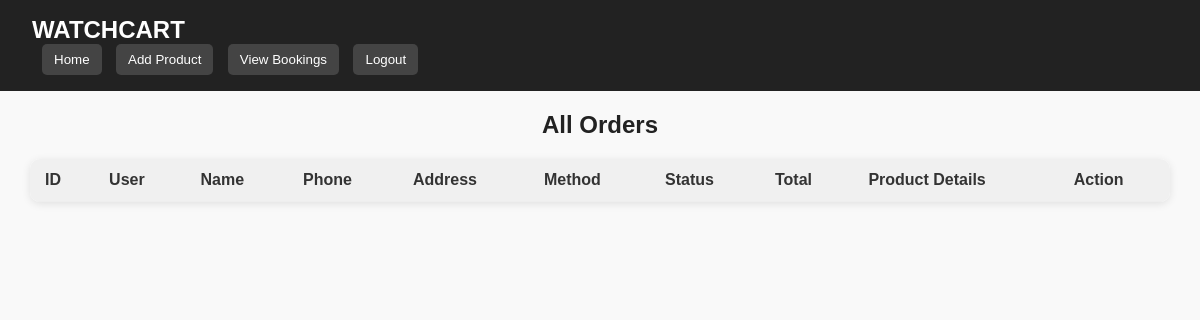
Page /adminbookings/ on the earlier database version.
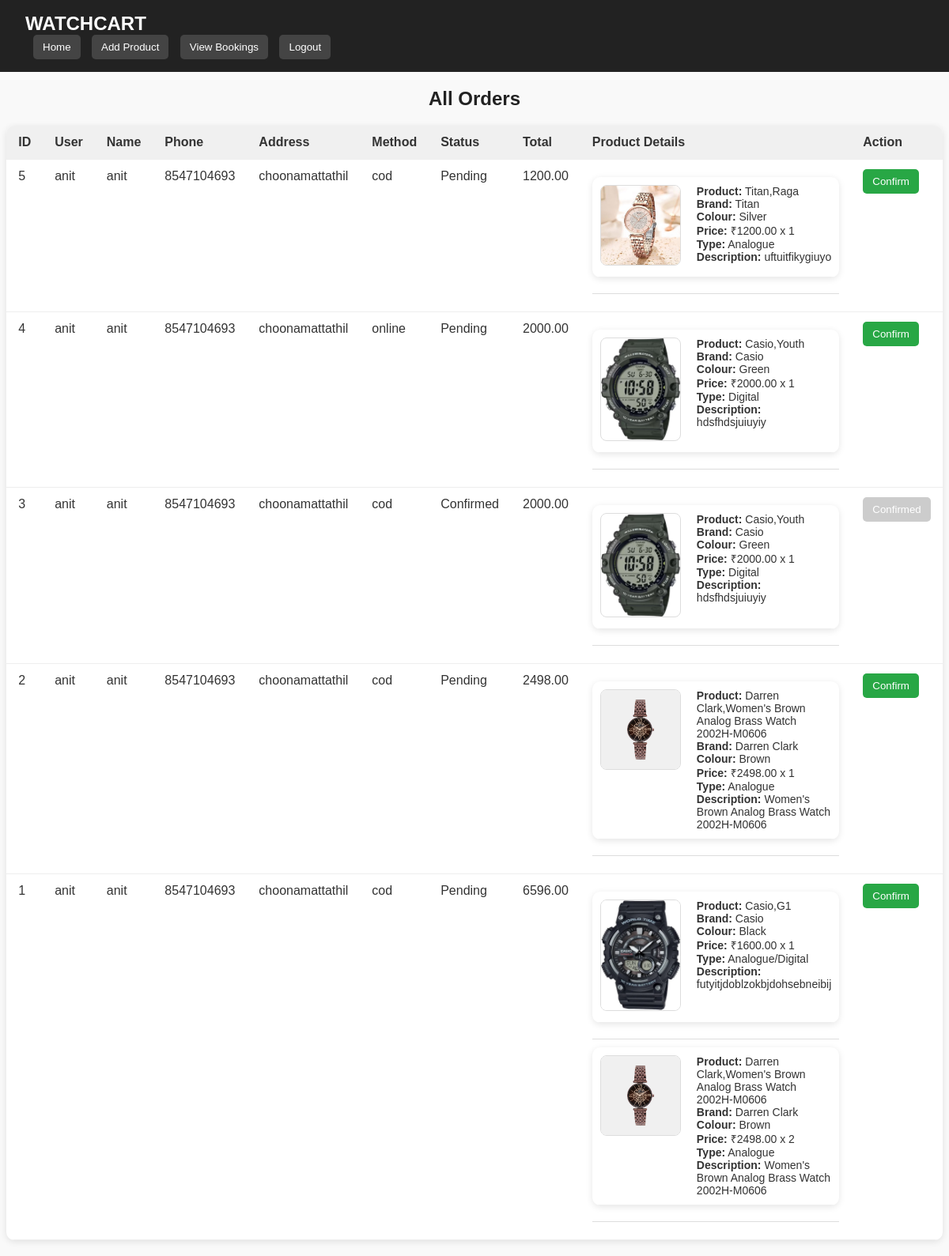
Same page on the later database version.
### eapp/models.py (models this page shows, shortened)
class Order(models.Model):
    PAYMENT_METHODS = [
        ('online', 'Online Payment'),
        ('cod', 'Cash on Delivery'),
    ]
    STATUS_CHOICES = [
        ('Pending', 'Pending'),
        ('Confirmed', 'Confirmed'),
    ]
    user = models.ForeignKey(User, on_delete=models.CASCADE)
    name = models.CharField(max_length=255, blank=True)
    phone = models.CharField(max_length=15, blank=True)
    shipping_address = models.TextField()
    payment_method = models.CharField(max_length=20, choices=PAYMENT_METHODS)
    total_price = models.DecimalField(max_digits=10, decimal_places=2)
    date_ordered = models.DateTimeField(auto_now_add=True)
    is_paid = models.BooleanField(default=False)
    status = models.CharField(max_length=20, choices=STATUS_CHOICES, default='Pending')  # ✅ New field

class OrderItem(models.Model):
    order = models.ForeignKey(Order, on_delete=models.CASCADE, related_name='items')
    product = models.ForeignKey(Product, on_delete=models.CASCADE)
    quantity = models.PositiveIntegerField(default=1)

class Product(models.Model):
    GENDER_CHOICES = [
        ('Female', 'Female'),
        ('Male', 'Male'),
        ('Unisex', 'Unisex'),
    ]
    TYPE_CHOICES = [
        ('Analogue', 'Analogue'),
        ('Digital', 'Digital'),
        ('Analogue/Digital', 'Analogue/Digital'),
    ]
    name = models.CharField(max_length=255)
    colour = models.CharField(max_length=100)
    price = models.DecimalField(max_digits=10, decimal_places=2)
    offerprice = models.DecimalField(max_digits=10, decimal_places=2)
    description = models.TextField()
    gender = models.CharField(max_length=10, choices=GENDER_CHOICES, null=True, blank=True)
    type = models.CharField(max_length=20, choices=TYPE_CHOICES, null=True, blank=True)
    brand = models.CharField(max_length=100)
    quantity = models.IntegerField(default=0)
    image = models.ImageField(upload_to='products/')
    image1 = models.ImageField(upload_to='products/', blank=True, null=True)
    image2 = models.ImageField(upload_to='products/', blank=True, null=True)
    image3 = models.ImageField(upload_to='products/', blank=True, null=True)
    image4 = models.ImageField(upload_to='products/', blank=True, null=True)
    image5 = models.ImageField(upload_to='products/', blank=True, null=True)

### eapp/views.py (the view)
# urls.py: path('adminbookings/', views.admin_bookings, name='admin_bookings'),
def admin_bookings(request):
    if request.method == 'POST':
        order_id = request.POST.get('order_id')
        order = get_object_or_404(Order, id=order_id)
        order.status = 'Confirmed'
        order.save()
        return redirect('admin_bookings')
    orders = Order.objects.all().order_by('-date_ordered')
    return render(request, 'admin_bookings.html', {'orders': orders})

### templates/admin_bookings.html (shortened to what this page needs)
{% load static %}
<!DOCTYPE html>
<html lang="en">
<head>
    <link rel="stylesheet" href="{% static 'css/bookings.css' %}">
</head>
<body>
    <nav class="navbar">
        <div class="container">
            <a class="navbar-brand" href="#">WATCHCART</a>
            <div class="nav-links">
                <a href="{% url 'firstpage' %}"><button>Home</button></a>
                <a href="{% url 'add_product' %}"><button>Add Product</button></a>
                <a href="{% url 'admin_bookings' %}"><button>View Bookings</button></a>
                <a href="{% url 'logout' %}"><button>Logout</button></a>
            </div>
        </div>
    </nav>
    <h2>All Orders</h2>
    <table>
        <tr>
            <th>ID</th>
            <th>User</th>
            <th>Name</th>
            <th>Phone</th>
            <th>Address</th>
            <th>Method</th>
            <th>Status</th>
            <th>Total</th>
            <th>Product Details</th>
            <th>Action</th>
        </tr>
        {% for order in orders %}
        <tr>
            <td>{{ order.id }}</td>
            <td>{{ order.user.username }}</td>
            <td>{{ order.name }}</td>
            <td>{{ order.phone }}</td>
            <td>{{ order.shipping_address }}</td>
            <td>{{ order.payment_method }}</td>
            <td>{{ order.status }}</td>
            <td>{{ order.total_price }}</td>
            <td>
                {% for item in order.items.all %}
                <table class="product-table">
                    <tr>
                        <td class="product-image-cell">
                            <img src="{{ item.product.image.url }}" alt="{{ item.product.name }}" class="product-image">
                        </td>
                        <td class="product-info-cell">
                            <strong>Product:</strong> {{ item.product.name }} <br>
                            <strong>Brand:</strong> {{ item.product.brand }} <br>
                            <strong>Colour:</strong> {{ item.product.colour }} <br>
                            <strong>Price:</strong> ₹{{ item.product.offerprice }} x {{ item.quantity }} <br>
                            <strong>Type:</strong> {{ item.product.type }} <br>
                            <strong>Description:</strong> {{ item.product.description }} <br>
                        </td>
                    </tr>
                </table>
                <hr>
                {% endfor %}
            </td>
            <td>
                {% if order.status == "Pending" %}
                <form method="POST">
                    <button type="submit" class="btn">Confirm</button>
                </form>
                {% else %}
                <button class="btn" disabled>Confirmed</button>
                {% endif %}
            </td>
        </tr>
        {% endfor %}
    </table>
</body>
</html>

### static/css/bookings.css (style rules this page uses)
body { font-family: 'Poppins', sans-serif; margin: 0; background-color: #f9f9f9; color: #333; }
.navbar { background-color: #222; padding: 1rem 2rem; display: flex; justify-content: space-between; align-items: center; }
.navbar .navbar-brand { color: white; font-size: 24px; text-decoration: none; font-weight: bold; }
.navbar .nav-links a button { background-color: #444; color: white; border: none; margin-left: 10px; padding: 8px 12px; border-radius: 5px; cursor: pointer; }
h2 { text-align: center; margin-top: 20px; color: #222; }
table { width: 95%; margin: 20px auto; border-collapse: collapse; background-color: white; box-shadow: 0 2px 8px rgba(0,0,0,0.1); border-radius: 10px; overflow: hidden; }
th, td { padding: 12px 15px; text-align: left; border-bottom: 1px solid #eee; vertical-align: top; }
th { background-color: #f0f0f0; font-weight: 600; }
.product-table { width: 100%; margin-top: 10px; }
.product-image-cell { width: 100px; padding: 10px; }
.product-image { width: 100px; height: auto; object-fit: cover; border-radius: 8px; border: 1px solid #ddd; }
.product-info-cell { padding: 10px; font-size: 14px; }
.btn { background-color: #28a745; color: white; border: none; padding: 8px 12px; border-radius: 5px; cursor: pointer; }
.btn:disabled { background-color: #ccc; cursor: not-allowed; }
hr { border: none; border-top: 1px solid #ddd; margin: 10px 0; }

Differences in the rows shown:
added Order: id "5", user.username "anit", name "anit", phone "8547104693", shipping_address "choonamattathil", payment_method "cod", status "Pending", total_price "1200.00"
added OrderItem: product.image (picture), product.name "Titan,Raga", product.brand "Titan", product.colour "Silver", product.offerprice "1200.00", quantity "1", product.type "Analogue", product.description "uftuitfikygiuyo", shown under "5"
added Order: id "4", user.username "anit", name "anit", phone "8547104693", shipping_address "choonamattathil", payment_method "online", status "Pending", total_price "2000.00"
added OrderItem: product.image (picture), product.name "Casio,Youth", product.brand "Casio", product.colour "Green", product.offerprice "2000.00", quantity "1", product.type "Digital", product.description "hdsfhdsjuiuyiy", shown under "4"
added Order: id "3", user.username "anit", name "anit", phone "8547104693", shipping_address "choonamattathil", payment_method "cod", status "Confirmed", total_price "2000.00"
added OrderItem: product.image (picture), product.name "Casio,Youth", product.brand "Casio", product.colour "Green", product.offerprice "2000.00", quantity "1", product.type "Digital", product.description "hdsfhdsjuiuyiy", shown under "3"
added Order: id "2", user.username "anit", name "anit", phone "8547104693", shipping_address "choonamattathil", payment_method "cod", status "Pending", total_price "2498.00"
added OrderItem: product.image (picture), product.name "Darren Clark,Women's Brown Analog Brass Watch 2002H-M0606", product.brand "Darren Clark", product.colour "Brown", product.offerprice "2498.00", quantity "1", product.type "Analogue", product.description "Women's Brown Analog Brass Watch 2002H-M0606", shown under "2"
added Order: id "1", user.username "anit", name "anit", phone "8547104693", shipping_address "choonamattathil", payment_method "cod", status "Pending", total_price "6596.00"
added OrderItem: product.image (picture), product.name "Casio,G1", product.brand "Casio", product.colour "Black", product.offerprice "1600.00", quantity "1", product.type "Analogue/Digital", product.description "futyitjdoblzokbjdohsebneibij"
added OrderItem: product.image (picture), product.name "Darren Clark,Women's Brown Analog Brass Watch 2002H-M0606", product.brand "Darren Clark", product.colour "Brown", product.offerprice "2498.00", quantity "2", product.type "Analogue", product.description "Women's Brown Analog Brass Watch 2002H-M0606", shown under "1"
